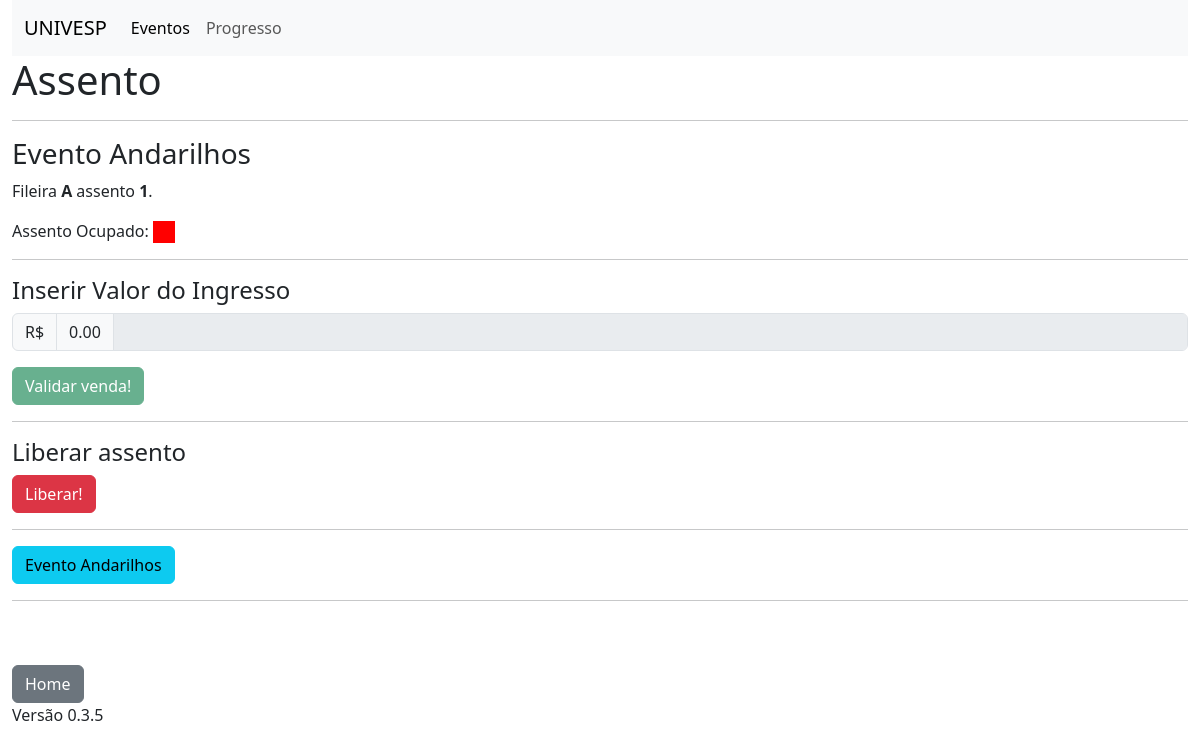
The page /assento/A/1/1 on the database as committed earlier.
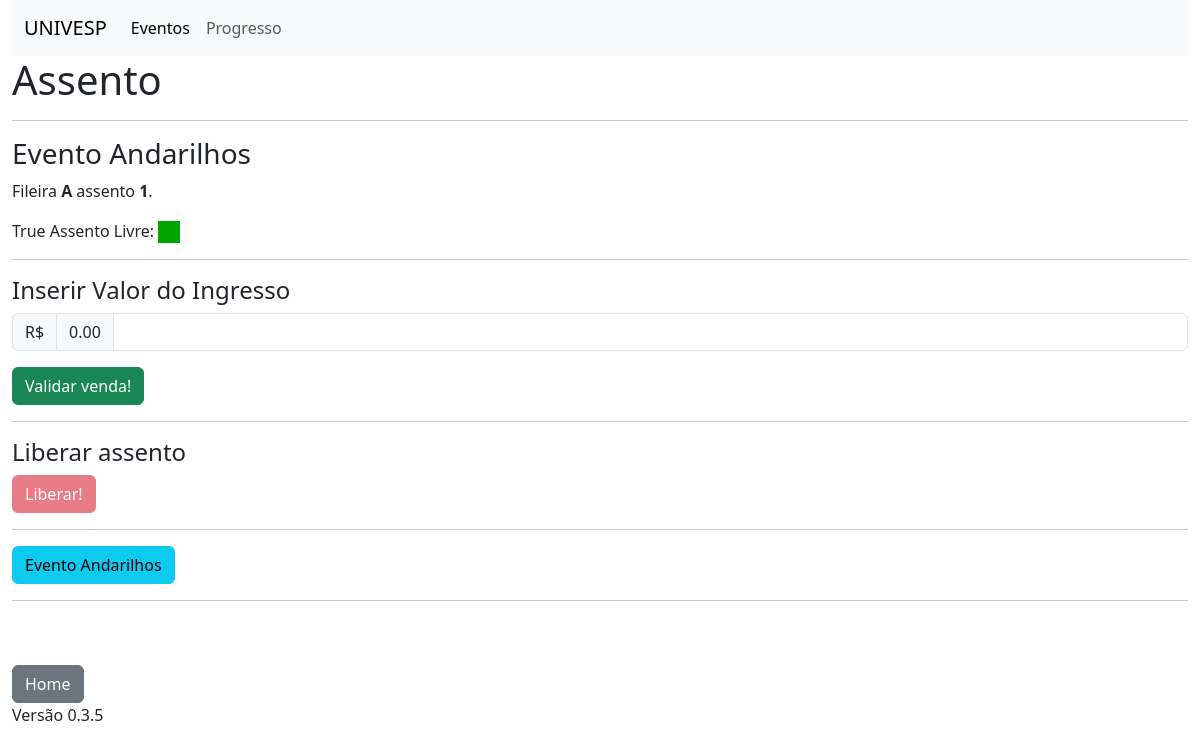
The same page on the database as committed later.
### models.py (models this page shows, shortened)
class Assento(db.Model):
    __tablename__='assentos'
    id = db.Column(db.Integer, primary_key=True)
    fileira = db.Column(db.String(1))
    numero = db.Column(db.Integer)
    livre = db.Column(db.Boolean)
    preco = db.Column(db.Float)
    evento_id = db.Column(db.Integer, db.ForeignKey('eventos.id'))
    evento = db.relationship('Evento', back_populates='assentos')

### routes.py (the view)
@app.route('/assento/<fileira>/<int:numero>/<int:id>', methods=['GET','POST'])
def assento(fileira,numero,id):
    evento = Evento.query.get(id)
    assentos = Assento.query.filter_by(evento_id=id).all()
    assento = None
    for a in assentos:
        if a.fileira == fileira and a.numero == numero:
            assento = a
    if request.method=='GET':
        return render_template('assento.html',fileira=fileira, numero=numero, evento=evento, assento=assento)
    if request.method=='POST':
        assento.preco = request.form.get('preco')
        assento.livre = False
        db.session.commit()
        return redirect(url_for('evento',id=id))

### templates/assento.html
{% extends 'base.html' %}
{% block conteudo %}
<h1>Assento</h1>
<hr>
<h3>Evento {{evento.nome}}</h3>
<div>
    <p>Fileira <b>{{fileira.upper()}}</b> assento <b>{{numero}}</b>.</p>
    {% if assento.livre %}
        {{assento.livre}} Assento Livre: <img width="22" height="22" src="{{ url_for('static', filename='imagens/verde.png')}}">
    {% else %}
        Assento Ocupado: <img width="22" height="22" src="{{ url_for('static', filename='imagens/vermelho.png')}}">
    {% endif %}
</div>
<hr>
<h4>Inserir Valor do Ingresso</h4>
<form action="/assento/{{fileira}}/{{numero}}/{{evento.id}}" method="post">
    <div class="input-group mb-3">
        <span class="input-group-text">R$</span>
        <span class="input-group-text">0.00</span>
        <input type="text" class="form-control" aria-label="" id="preco" name="preco"  {% if assento.livre %} required {% endif %}
        {% if not assento.livre %} disabled {% endif %} >
    </div>
        <button type="submit" class="btn btn-success"
            {% if not assento.livre %} disabled {% endif %}>
            Validar venda!
        </button>
</form>
<hr>
<h4>Liberar assento</h4>
<form action="/assento_liberar/{{fileira}}/{{numero}}/{{evento.id}}">
    <button type="submit" class="btn btn-danger"
            {% if assento.livre %} disabled {% endif %}>
            Liberar!
        </button>
</form>
<hr>
<a class="btn btn-info" href="{{url_for('evento',id=evento.id)}}" role="button">Evento {{evento.nome}}</a>
{% endblock %}

Rows that differ between the two databases and show on the page:
changed Assento: livre (not shown) → "True"
Other text that changed with them:
text no longer shown: "Assento Ocupado:"
text now shown: "Assento Livre:"
